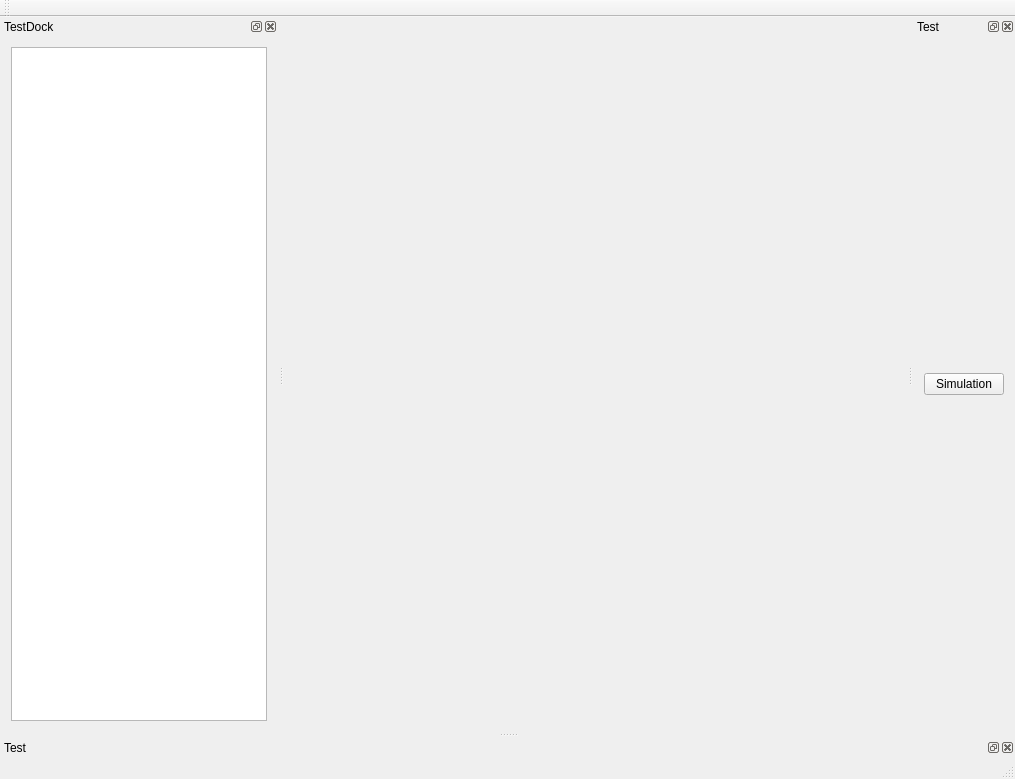
<?xml version="1.0" encoding="UTF-8"?>
<ui version="4.0">
 <class>GUI_RenderClass</class>
 <widget class="QMainWindow" name="GUI_RenderClass">
  <property name="geometry">
   <rect>
    <x>0</x>
    <y>0</y>
    <width>1015</width>
    <height>779</height>
   </rect>
  </property>
  <property name="windowTitle">
   <string>GUI_Render</string>
  </property>
  <widget class="QWidget" name="centralWidget">
   <layout class="QVBoxLayout" name="verticalLayout_2">
    <item>
     <widget class="QWidget" name="widget1" native="true"/>
    </item>
   </layout>
  </widget>
  <widget class="QMenuBar" name="menuBar">
   <property name="geometry">
    <rect>
     <x>0</x>
     <y>0</y>
     <width>1015</width>
     <height>25</height>
    </rect>
   </property>
  </widget>
  <widget class="QToolBar" name="mainToolBar">
   <attribute name="toolBarArea">
    <enum>TopToolBarArea</enum>
   </attribute>
   <attribute name="toolBarBreak">
    <bool>false</bool>
   </attribute>
  </widget>
  <widget class="QStatusBar" name="statusBar"/>
  <widget class="QDockWidget" name="dockWidget">
   <property name="minimumSize">
    <size>
     <width>100</width>
     <height>124</height>
    </size>
   </property>
   <property name="baseSize">
    <size>
     <width>100</width>
     <height>100</height>
    </size>
   </property>
   <property name="windowTitle">
    <string>TestDock</string>
   </property>
   <attribute name="dockWidgetArea">
    <number>1</number>
   </attribute>
   <widget class="QWidget" name="dockWidgetContents">
    <property name="minimumSize">
     <size>
      <width>100</width>
      <height>100</height>
     </size>
    </property>
    <layout class="QVBoxLayout" name="verticalLayout">
     <item>
      <widget class="QTreeView" name="treeView"/>
     </item>
    </layout>
   </widget>
  </widget>
  <widget class="QDockWidget" name="dockWidget_2">
   <property name="windowTitle">
    <string>Test</string>
   </property>
   <attribute name="dockWidgetArea">
    <number>2</number>
   </attribute>
   <widget class="QWidget" name="dockWidgetContents_2">
    <layout class="QVBoxLayout" name="verticalLayout_3">
     <item>
      <widget class="QPushButton" name="pushButton">
       <property name="text">
        <string>Simulation</string>
       </property>
      </widget>
     </item>
    </layout>
   </widget>
  </widget>
  <widget class="QDockWidget" name="dockWidget_3">
   <property name="windowTitle">
    <string>Test</string>
   </property>
   <attribute name="dockWidgetArea">
    <number>8</number>
   </attribute>
   <widget class="QWidget" name="dockWidgetContents_3"/>
  </widget>
 </widget>
 <layoutdefault spacing="6" margin="11"/>
 <resources/>
 <connections/>
</ui>
